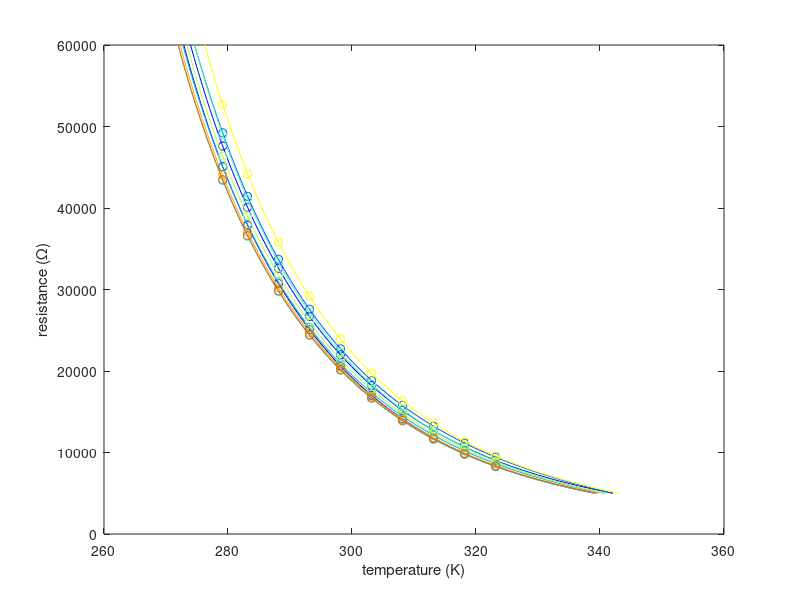

Write MATLAB code to recreate this figure.
close all
clear all
load calibration_data

poly_order = 4;                      % polynomial order
N_thermistor = size(data,1) - 1;     % last row of data is temperature
T = data(end, :) + 273.15;           % turn temperature into Kelvin
cc = jet(10);                        % generate the color map

R_new = linspace(5, 60, 100)*1000;   % for plotting

% Coefficients for the Steinhart-Hart polynomial
pp = zeros(N_thermistor, poly_order+1);          

% plot and fit
figure
for k = 1:N_thermistor
    % fit the coefficient
    R = data(k, :)*1000;             % resistance in Ohm
    pp(k,:) = polyfit(log(R), 1./T, poly_order);

    % plot the original data and fitted curve
    plot(T, R, 'o', 'Color', cc(k, :))
    hold on

    T_new = 1./polyval(pp(k,:) , log(R_new));
    plot(T_new, R_new, 'Color', cc(k, :) )
end

% label the axis
xlabel('temperature (K)')
ylabel('resistance (\Omega)')

% save everything
save('thermistor_parameters.mat', 'data', 'pp')
